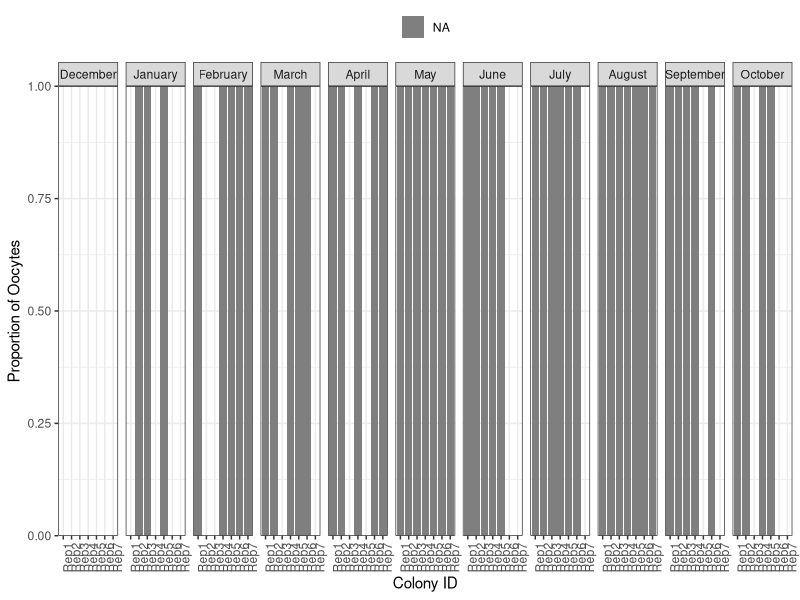
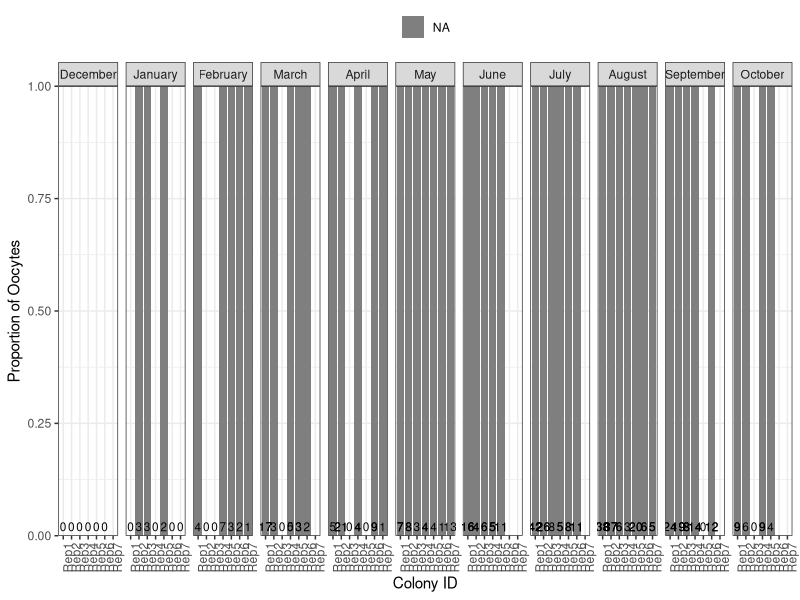

These figures' R source, in order: (Note: this script raises an error after producing the figures.)
## ---- chunk 1
knitr::opts_chunk$set(echo = TRUE)

library("tidyverse")
library("gridExtra")
library()
## ---- chunk 2
#load data files
abundance <- read.csv("histology/data/histological_data.csv", header = T, na.strings = c("", "NA"))

# organize data make timepoints factors with levels in order for plots and calculate frequency
df_relative_abundance <- abundance %>%
  count(colony_id, replicate_id, site, timepoint, Stage, gonad.type, name = "stage_count") %>%
  group_by(colony_id, replicate_id, site, timepoint, gonad.type) %>%
  mutate(grand_tots = sum(stage_count)) %>%
  mutate(freq = stage_count / grand_tots)

# change the freq to 0 whenever the corresponding Stage column has NA
df_relative_abundance <- df_relative_abundance %>%
  mutate(freq = ifelse(is.na(Stage), 0, freq),
    grand_tots = ifelse(is.na(Stage), 0, grand_tots),
    stage_count = ifelse(is.na(Stage), 0, stage_count))

# creates a new column in the df_relative_abundance dataframe called group, which is a combination of the timepoint and colony_id columns
df_relative_abundance$group <- paste0(df_relative_abundance$timepoint,"_", df_relative_abundance$colony_id)

# convert the Stage column in the df_relative_abundance dataframe to a factor with specified levels
df_relative_abundance$Stage <- factor(df_relative_abundance$Stage, levels = c("StageI","StageII","StageIII","StageIV", "StageV"))

## ---- chunk 3
# select just oocytes, remove any spermatocyte data
oogen_df_relative_abundance <- df_relative_abundance %>%
  filter(gonad.type != "spermatocyte")

# Reorder the levels of the 'timepoint' variable from December to October
oogen_df_relative_abundance$timepoint <- factor(oogen_df_relative_abundance$timepoint, 
                                                 levels = c("December", "January", "February", "March", "April", "May", "June", "July", "August", "September", "October"),
                                                 ordered = TRUE)

# Plot without geom_text for each stacked plot
oogen <- oogen_df_relative_abundance %>% 
  ggplot(aes(x = replicate_id, y = freq, fill = Stage)) +
  geom_col() +
  facet_wrap(~ timepoint, ncol = 11) +
  theme_bw() +
  ylab("Proportion of Oocytes") +
  xlab("Colony ID") +
  theme(axis.text.x = element_text(angle = 90),legend.position = "top",legend.title = element_blank()) +  
  scale_y_continuous(expand = c(0, 0)) +
  guides(color = guide_legend(ncol = length(unique(oogen_df_relative_abundance$Stage)), byrow = TRUE), fill = guide_legend(ncol = length(unique(oogen_df_relative_abundance$Stage)), byrow = TRUE))

oogen

# Add grand_tots value on the x-axis
oogen2 <- oogen +
  geom_text(aes(x = replicate_id, y = 0, label = grand_tots), vjust = -0.5, size = 3, color = "black")

oogen2


## ---- chunk 4
spermato_df_relative_abundance <- df_relative_abundance %>%
  filter(!gonad.type=="oocyte")

spermato <- spermato_df_relative_abundance %>% ggplot(aes(x=colony_id, y=freq, group=stage, color=stage, fill=stage)) +
  geom_col()+
  #geom_text(aes(label=grand.tots),color="black", size=1.5, vjust = 0.1)+
  facet_wrap(c("site", "timepoint"), ncol=11)+
  theme_bw()+
  ylab("Proportion of Sperm")+
  theme(axis.text.x = element_text(angle = 90))

spermato
## ---- chunk 5
# save oogenesis plot
ggsave("histology/output/oogenesis_abundance.pdf", oogen2 , width = 10, height = 6)
ggsave("histology/output/oogenesis_abundance.jpg", oogen2 , width = 10, height = 6)

#plots <- grid.arrange(oogen, spermato, nrow = 2)


## ---- chunk 6

# select for grand mean size dataframe
oogen_size <- abundance %>%
  dplyr::select(replicate_id, colony_id, timepoint, gonad.type, geometric.mean, Stage) 

oogen_size <- oogen_size %>%
  group_by(colony_id, timepoint) %>%
  mutate(count = n()) %>%
  ungroup()

# Reorder the levels of the 'timepoint' variable from December to October
oogen_size$timepoint <- factor(oogen_size$timepoint, 
                                                 levels = c("December", "January", "February", "March", "April", "May", "June", "July", "August", "September", "October"),
                                                 ordered = TRUE)

# Calculate mean oocyte size per month
mean_size <- oogen_size %>%
  group_by(timepoint, replicate_id, count) %>%
  summarise(mean_size = mean(geometric.mean, na.rm = TRUE))

# Plot with reordered months and size
oogen.size.plot <- mean_size %>% 
  ggplot(aes(x = replicate_id, y = mean_size)) +
  geom_col() +
  facet_wrap(~ timepoint, ncol = 11) +
  theme_bw() +
  ylab("Oocyte Diameter (microns)") +
  xlab("Colony ID") +
  theme(axis.text.x = element_text(angle = 90),
        legend.position = "top",  # Move legend to top
        legend.title = element_blank()) +  
  ylab(expression("Mean oocyte diameter ("*mu*"m)")) +
  scale_y_continuous(expand = c(0, 0), limits = c(0, 400)) + # Ensure the y-axis starts at 0
  guides(fill = guide_legend(ncol = length(unique(oogen_size$Stage)), byrow = TRUE))  # Set ncol and byrow for the legend # Remove legend titles

oogen.size.plot

# Add count value on the x-axis
oogen.size.plot2 <- oogen.size.plot +
  geom_text(aes(x = replicate_id, y = 0, label = count), vjust = -0.5, size = 3, color = "black")

oogen.size.plot2

## ---- chunk 7
# save oogenesis plot
ggsave("histology/output/oogenesis_size.pdf", oogen.size.plot2 , width = 10, height = 6)
ggsave("histology/output/oogenesis_size.jpg", oogen.size.plot2 , width = 10, height = 6)

#plots <- grid.arrange(oogen, spermato, nrow = 2)


